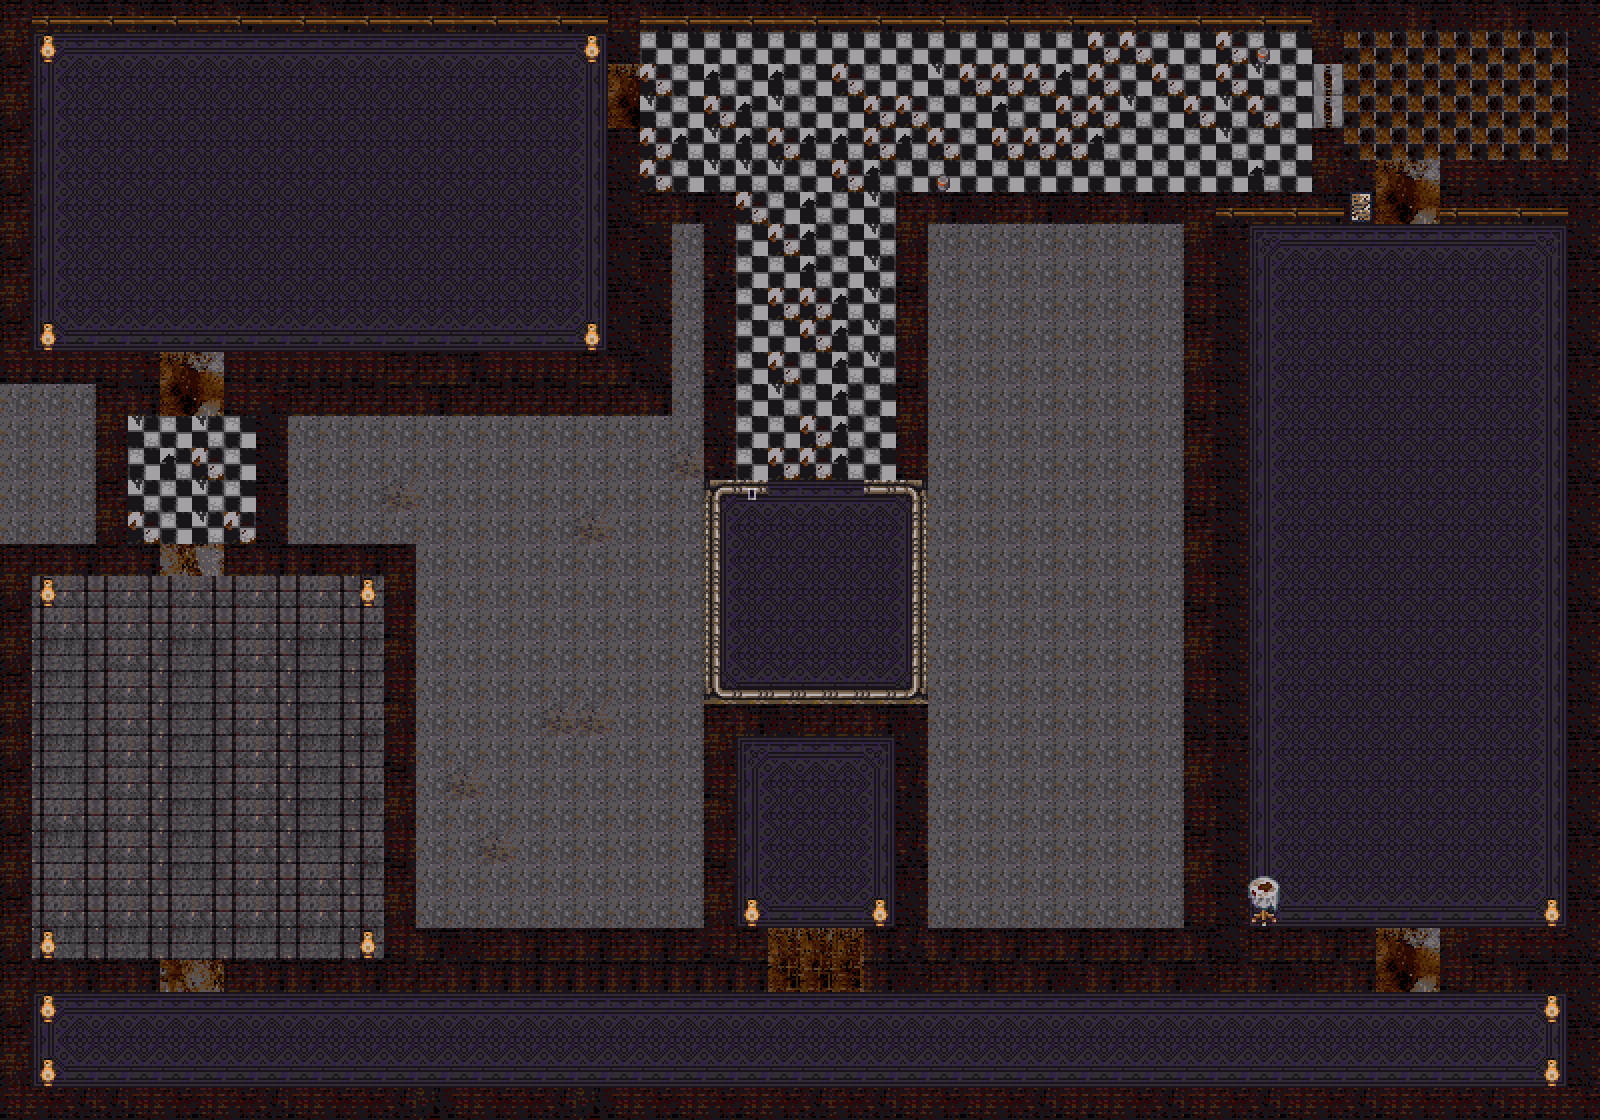

The image is a tile-based game level rendered from a .tmx file. Its description and source (layers, tilesets, objects; grid data summarised) follow:
An orthogonal 50x35 tile map with 32x32 px tiles, 3 tile layers (floor, Walls, Layer 3).

<map version="1.0" orientation="orthogonal" width="50" height="35" tilewidth="32" tileheight="32">
 <tileset firstgid="1" name="othersidebysteve_edit1" tilewidth="32" tileheight="32">
  <image source="othersidebysteve_edit1.png" width="960" height="512" />
 </tileset>
 <layer name="floor" width="50" height="35">
  <data>[1750 cells, 1414 non-empty, 45 distinct tile ids]</data>
 </layer>
 <layer name="Walls" width="50" height="35">
  <data>[1750 cells, 606 non-empty, 48 distinct tile ids]</data>
 </layer>
 <layer name="Layer 3" width="50" height="35">
  <data>[1750 cells, 75 non-empty, 13 distinct tile ids]</data>
 </layer>
</map>
